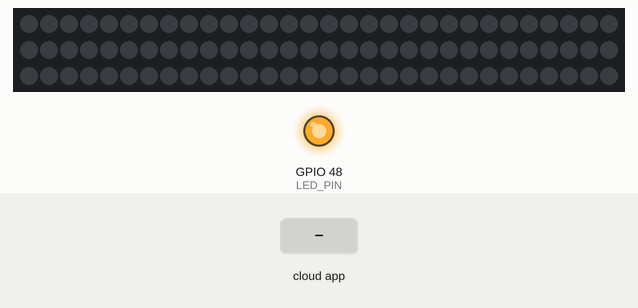
Recording of a program running on a simulated ESP32-S3. Shown: 90 RGB LEDs in strip order, left to right, continuing on the next row, output pins drawn as LEDs (lit = HIGH). Inputs (shaded band) come from the test bench. The ROS host is connected and sends only what is stated.

Above: at 3.2 s.
3.3 s: the phone or cloud app sets lidarxplore_heartbeat to 1
4.8 s: the phone or cloud app sets lidarxplore_heartbeat to 0
At 5.9 s:
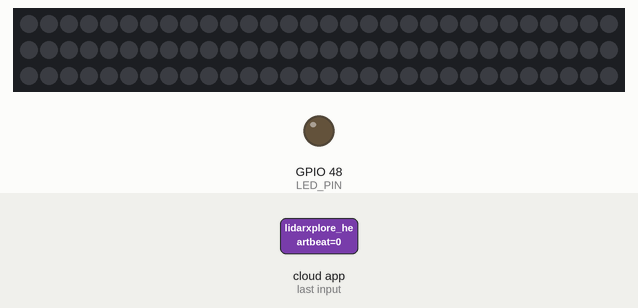
Timing chart, 0 to 7.8 s (numbered marks = the images above; inputs shaded):
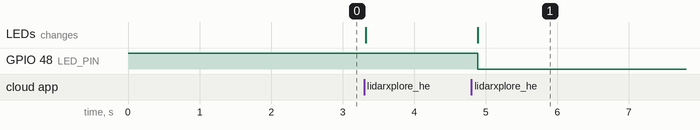

Measured:
- after the input at 4.8 s, GPIO 48 (LED_PIN): HIGH → LOW after 0.09 s; the LEDs: change after 0.09 s (image 1)

The program:

main.cpp
```cpp
// this code is example of publisher and subscriber
// https://github.com/micro-ROS/micro_ros_arduino/blob/galactic/examples/micro-ros_subscriber/micro-ros_subscriber.ino
// https://github.com/micro-ROS/micro_ros_arduino/blob/galactic/examples/micro-ros_publisher/micro-ros_publisher.ino
// run micro_ros_agent before connecting ESP on Serial: ros2 run micro_ros_agent micro_ros_agent serial --dev /dev/ttyUSB0
// docker run -it --rm -v /dev:/dev --privileged --net=host microros/micro-ros-agent:galactic serial --dev /dev/cu.usbmodem1422201 -v6

#include <Arduino.h>
#include <micro_ros_platformio.h>

#include <stdio.h>
#include <rcl/rcl.h>
#include <rcl/error_handling.h>
#include <rclc/rclc.h>
#include <rclc/executor.h>

#include <std_msgs/msg/int32.h>
#include <std_msgs/msg/string.h>

#include <Adafruit_NeoPixel.h>
const int PIN_LED_DATA = GPIO_NUM_14;
int LED_BRIGHTNESS = 20;
const int NUM_LEDS = 90;

Adafruit_NeoPixel strip(NUM_LEDS, PIN_LED_DATA, NEO_GRB + NEO_KHZ800);

//user function declarations
void controlLED(int data);


rcl_node_t node;
rclc_support_t support;
rcl_allocator_t allocator;

// publisher
rcl_publisher_t publisher;
std_msgs__msg__Int32 msg_heartbeat;
rclc_executor_t executor_pub;
rcl_timer_t timer;

// subscriber
rcl_subscription_t subscriber;
std_msgs__msg__Int32 msg_led;
rclc_executor_t executor_sub;

#define LED_PIN LED_BUILTIN

#define RCCHECK(fn)              \
  {                              \
    rcl_ret_t temp_rc = fn;      \
    if ((temp_rc != RCL_RET_OK)) \
    {                            \
      error_loop();              \
    }                            \
  }
#define RCSOFTCHECK(fn)          \
  {                              \
    rcl_ret_t temp_rc = fn;      \
    if ((temp_rc != RCL_RET_OK)) \
    {                            \
    }                            \
  }

/**
 * @brief loop to indicate error with blinking LED
 *
 */
void error_loop()
{
  while (1)
  {
    digitalWrite(LED_PIN, !digitalRead(LED_PIN));
    delay(100);
  }
}

void timer_callback(rcl_timer_t *timer, int64_t last_call_time)
{
  RCLC_UNUSED(last_call_time);
  if (timer != NULL)
  {
    RCSOFTCHECK(rcl_publish(&publisher, &msg_heartbeat, NULL));
    msg_heartbeat.data++;
  }
}

/**
 * @brief subscription callback executed at receiving a message
 *
 * @param msgin
 */
void subscription_callback(const void *msgin)
{
  const std_msgs__msg__Int32 *msg_led = (const std_msgs__msg__Int32 *)msgin;
  controlLED(msg_led->data);
}


void setup()
{
  Serial.begin(115200);
  set_microros_serial_transports(Serial);
  strip.setBrightness(LED_BRIGHTNESS);
  strip.begin();

  /*
  IPAddress agent_ip(192, 168, 1, 113);
  size_t agent_port = 8888;

  char ssid[] = "WIFI_SSID";
  char psk[]= "WIFI_PSK";

  set_microros_wifi_transports(ssid, psk, agent_ip, agent_port);
  */


  pinMode(LED_PIN, OUTPUT);
  digitalWrite(LED_PIN, HIGH);

  delay(2000);

  allocator = rcl_get_default_allocator();

  // create init_options
  RCCHECK(rclc_support_init(&support, 0, NULL, &allocator));

  // create node
  RCCHECK(rclc_node_init_default(&node, "led_control_node", "", &support));

  // create subscriber
  // const char topic_name_led[] = "xiao_led_state";
  RCCHECK(rclc_subscription_init_default(
      &subscriber,
      &node,
      //ROSIDL_GET_MSG_TYPE_SUPPORT(std_msgs, msg, Int32),
      ROSIDL_GET_MSG_TYPE_SUPPORT(std_msgs, msg, Int32),
      "lidarxplore_heartbeat"));

  // create publisher
  // const char topic_name_heatbeat[] = "xiao_heartbeat";
  RCCHECK(rclc_publisher_init_default(
      &publisher,
      &node,
      ROSIDL_GET_MSG_TYPE_SUPPORT(std_msgs, msg, Int32),
      "lidarxplore_heartbeat"));

  // create timer, called every 1000 ms to publish heartbeat
  const unsigned int timer_timeout = 1000;
  RCCHECK(rclc_timer_init_default(
      &timer,
      &support,
      RCL_MS_TO_NS(timer_timeout),
      timer_callback));

  // create executor
  RCCHECK(rclc_executor_init(&executor_pub, &support.context, 1, &allocator));
  RCCHECK(rclc_executor_add_timer(&executor_pub, &timer));

  RCCHECK(rclc_executor_init(&executor_sub, &support.context, 1, &allocator));
  RCCHECK(rclc_executor_add_subscription(&executor_sub, &subscriber, &msg_led, &subscription_callback, ON_NEW_DATA));

  msg_heartbeat.data = 0;
}

void loop()
{
  delay(100);
  RCCHECK(rclc_executor_spin_some(&executor_pub, RCL_MS_TO_NS(100)));
  RCCHECK(rclc_executor_spin_some(&executor_sub, RCL_MS_TO_NS(100)));
}


//---------------------------------------------/
/********** USER FUNCTION DEFINITION **********/
//---------------------------------------------/

void controlLED(int data) {
  if(data%2 == 0) {
    digitalWrite(LED_PIN, LOW);
    ///*
    //for(int i=37; i<42; i++) {
    for(int i=37; i<38; i++) {
      strip.setPixelColor(i, strip.Color(0, 0, 0));
    }
    //for(int i=49; i<54; i++) {
    for(int i=52; i<53; i++) {
      strip.setPixelColor(i, strip.Color(0, 0, 0));
    }
    //*/

  }
  else if(data%2 != 0) {
    digitalWrite(LED_PIN, HIGH);
    ///*
    //for(int i=37; i<42; i++) {
    for(int i=37; i<38; i++) {
      strip.setPixelColor(i, strip.Color(0, 255, 0));
    }
    //for(int i=49; i<54; i++) {
    for(int i=52; i<53; i++) {
      strip.setPixelColor(i, strip.Color(0, 255, 0));
    }
    //*/

  }
  strip.show();
}
```
